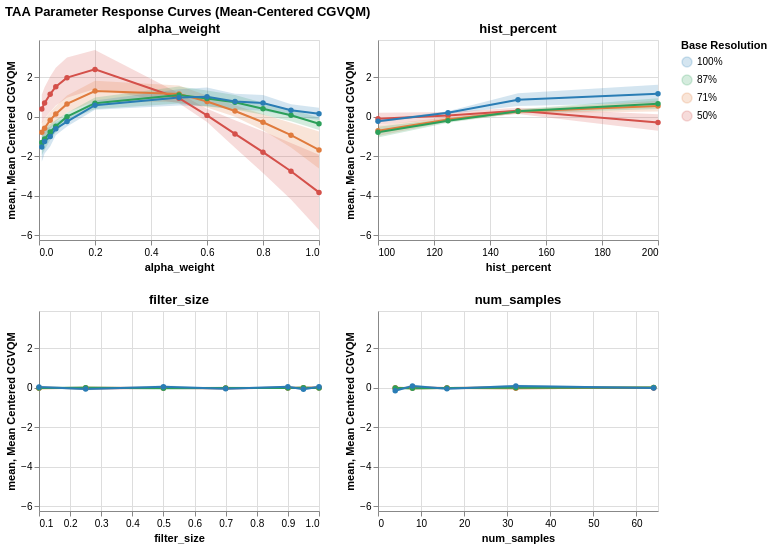

The notebook cell saved with this chart:
### Code cell
agg = df.groupby(['parameter', 'resolution', 'value'])['score_centered'].agg(['mean', 'std', 'count']).reset_index()
agg['ci95'] = 1.96 * (agg['std'] / np.sqrt(agg['count']))
agg['resolution'] = agg['resolution'].astype(str) + '%'

y_min = (agg['mean'] - agg['ci95']).min() - 0.5
y_max = (agg['mean'] + agg['ci95']).max() + 0.5
y_scale = alt.Scale(domain=[y_min, y_max])

charts = []
for param in PARAMS:
    sub = agg[agg['parameter'] == param]
    band = alt.Chart(sub).mark_errorband(opacity=0.2).encode(
        x=alt.X('value:Q', title=param),
        y=alt.Y('mean:Q', scale=y_scale),
        yError='ci95:Q',
        color=alt.Color('resolution:N', scale=color_scale, sort=res_order)
    )
    line = alt.Chart(sub).mark_line(point=True).encode(
        x=alt.X('value:Q', title=param),
        y=alt.Y('mean:Q', title='Mean Centered CGVQM', scale=y_scale),
        color=alt.Color('resolution:N', title='Base Resolution', scale=color_scale, sort=res_order),
        tooltip=['resolution', 'value', alt.Tooltip('mean:Q', format='.3f'), alt.Tooltip('ci95:Q', format='.3f')]
    )
    charts.append((band + line).properties(title=f'{param}', width=280, height=200))

alt.vconcat(*[alt.hconcat(*charts[:2]), alt.hconcat(*charts[2:])]).resolve_scale(color='shared').properties(
    title='TAA Parameter Response Curves (Mean-Centered CGVQM)'
)

### Figure 1 — Vega-Lite specification as saved in the notebook (floating-point values rounded to 4 significant figures)
{"config": {"view": {"continuousWidth": 300, "continuousHeight": 300}}, "vconcat": [{"hconcat": [{"layer": [{"mark": {"type": "errorband", "opacity": 0.2}, "encoding": {"color": {"field": "resolution", "scale": {"domain": ["100%", "87%", "71%", "50%"], "range": ["#2a7db5", "#2ca05a", "#e07b3d", "#d4504a"]}, "sort": ["100%", "87%", "71%", "50%"], "type": "nominal"}, "x": {"field": "value", "title": "alpha_weight", "type": "quantitative"}, "y": {"field": "mean", "scale": {"domain": [-6.231, 3.894]}, "type": "quantitative"}, "yError": {"field": "ci95"}}}, {"mark": {"type": "line", "point": true}, "encoding": {"color": {"field": "resolution", "scale": {"domain": ["100%", "87%", "71%", "50%"], "range": ["#2a7db5", "#2ca05a", "#e07b3d", "#d4504a"]}, "sort": ["100%", "87%", "71%", "50%"], "title": "Base Resolution", "type": "nominal"}, "tooltip": [{"field": "resolution", "type": "nominal"}, {"field": "value", "type": "quantitative"}, {"field": "mean", "format": ".3f", "type": "quantitative"}, {"field": "ci95", "format": ".3f", "type": "quantitative"}], "x": {"field": "value", "title": "alpha_weight", "type": "quantitative"}, "y": {"field": "mean", "scale": {"domain": [-6.231, 3.894]}, "title": "Mean Centered CGVQM", "type": "quantitative"}}}], "data": {"name": "data-a37786aceaeb7ef68b55a6f310a97aad"}, "height": 200, "title": "alpha_weight", "width": 280}, {"layer": [{"mark": {"type": "errorband", "opacity": 0.2}, "encoding": {"color": {"field": "resolution", "scale": {"domain": ["100%", "87%", "71%", "50%"], "range": ["#2a7db5", "#2ca05a", "#e07b3d", "#d4504a"]}, "sort": ["100%", "87%", "71%", "50%"], "type": "nominal"}, "x": {"field": "value", "title": "hist_percent", "type": "quantitative"}, "y": {"field": "mean", "scale": {"domain": [-6.231, 3.894]}, "type": "quantitative"}, "yError": {"field": "ci95"}}}, {"mark": {"type": "line", "point": true}, "encoding": {"color": {"field": "resolution", "scale": {"domain": ["100%", "87%", "71%", "50%"], "range": ["#2a7db5", "#2ca05a", "#e07b3d", "#d4504a"]}, "sort": ["100%", "87%", "71%", "50%"], "title": "Base Resolution", "type": "nominal"}, "tooltip": [{"field": "resolution", "type": "nominal"}, {"field": "value", "type": "quantitative"}, {"field": "mean", "format": ".3f", "type": "quantitative"}, {"field": "ci95", "format": ".3f", "type": "quantitative"}], "x": {"field": "value", "title": "hist_percent", "type": "quantitative"}, "y": {"field": "mean", "scale": {"domain": [-6.231, 3.894]}, "title": "Mean Centered CGVQM", "type": "quantitative"}}}], "data": {"name": "data-b74fc9f774b780abb9ab93ffc0e676b2"}, "height": 200, "title": "hist_percent", "width": 280}]}, {"hconcat": [{"layer": [{"mark": {"type": "errorband", "opacity": 0.2}, "encoding": {"color": {"field": "resolution", "scale": {"domain": ["100%", "87%", "71%", "50%"], "range": ["#2a7db5", "#2ca05a", "#e07b3d", "#d4504a"]}, "sort": ["100%", "87%", "71%", "50%"], "type": "nominal"}, "x": {"field": "value", "title": "filter_size", "type": "quantitative"}, "y": {"field": "mean", "scale": {"domain": [-6.231, 3.894]}, "type": "quantitative"}, "yError": {"field": "ci95"}}}, {"mark": {"type": "line", "point": true}, "encoding": {"color": {"field": "resolution", "scale": {"domain": ["100%", "87%", "71%", "50%"], "range": ["#2a7db5", "#2ca05a", "#e07b3d", "#d4504a"]}, "sort": ["100%", "87%", "71%", "50%"], "title": "Base Resolution", "type": "nominal"}, "tooltip": [{"field": "resolution", "type": "nominal"}, {"field": "value", "type": "quantitative"}, {"field": "mean", "format": ".3f", "type": "quantitative"}, {"field": "ci95", "format": ".3f", "type": "quantitative"}], "x": {"field": "value", "title": "filter_size", "type": "quantitative"}, "y": {"field": "mean", "scale": {"domain": [-6.231, 3.894]}, "title": "Mean Centered CGVQM", "type": "quantitative"}}}], "data": {"name": "data-c022852dc4eb75a7e86ccadc9dd23d0e"}, "height": 200, "title": "filter_size", "width": 280}, {"layer": [{"mark": {"type": "errorband", "opacity": 0.2}, "encoding": {"color": {"field": "resolution", "scale": {"domain": ["100%", "87%", "71%", "50%"], "range": ["#2a7db5", "#2ca05a", "#e07b3d", "#d4504a"]}, "sort": ["100%", "87%", "71%", "50%"], "type": "nominal"}, "x": {"field": "value", "title": "num_samples", "type": "quantitative"}, "y": {"field": "mean", "scale": {"domain": [-6.231, 3.894]}, "type": "quantitative"}, "yError": {"field": "ci95"}}}, {"mark": {"type": "line", "point": true}, "encoding": {"color": {"field": "resolution", "scale": {"domain": ["100%", "87%", "71%", "50%"], "range": ["#2a7db5", "#2ca05a", "#e07b3d", "#d4504a"]}, "sort": ["100%", "87%", "71%", "50%"], "title": "Base Resolution", "type": "nominal"}, "tooltip": [{"field": "resolution", "type": "nominal"}, {"field": "value", "type": "quantitative"}, {"field": "mean", "format": ".3f", "type": "quantitative"}, {"field": "ci95", "format": ".3f", "type": "quantitative"}], "x": {"field": "value", "title": "num_samples", "type": "quantitative"}, "y": {"field": "mean", "scale": {"domain": [-6.231, 3.894]}, "title": "Mean Centered CGVQM", "type": "quantitative"}}}], "data": {"name": "data-c95fedadc9f8c018bb00315ea87b1859"}, "height": 200, "title": "num_samples", "width": 280}]}], "resolve": {"scale": {"color": "shared"}}, "title": "TAA Parameter Response Curves (Mean-Centered CGVQM)", "$schema": "https://vega.github.io/schema/vega-lite/v6.1.0.json", "datasets": {"data-a37786aceaeb7ef68b55a6f310a97aad": [{"parameter": "alpha_weight", "resolution": "50%", "value": 0.01, "mean": 0.4043, "std": 1.684, "count": 21, "ci95": 0.7201}, {"parameter": "alpha_weight", "resolution": "50%", "value": 0.02, "mean": 0.7104, "std": 1.858, "count": 21, "ci95": 0.7945}, {"parameter": "alpha_weight", "resolution": "50%", "value": 0.04, "mean": 1.151, "std": 2.089, "count": 21, "ci95": 0.8934}, {"parameter": "alpha_weight", "resolution": "50%", "value": 0.06, "mean": 1.532, "std": 2.242, "count": 21, "ci95": 0.9587}, {"parameter": "alpha_weight", "resolution": "50%", "value": 0.1, "mean": 1.989, "std": 2.371, "count": 21, "ci95": 1.014}, {"parameter": "alpha_weight", "resolution": "50%", "value": 0.2, "mean": 2.407, "std": 2.31, "count": 21, "ci95": 0.9878}, {"parameter": "alpha_weight", "resolution": "50%", "value": 0.5, "mean": 0.9464, "std": 0.5988, "count": 21, "ci95": 0.2561}, {"parameter": "alpha_weight", "resolution": "50%", "value": 0.6, "mean": 0.07821, "std": 0.7871, "count": 21, "ci95": 0.3366}, {"parameter": "alpha_weight", "resolution": "50%", "value": 0.7, "mean": -0.8608, "std": 1.621, "count": 21, "ci95": 0.6934}, {"parameter": "alpha_weight", "resolution": "50%", "value": 0.8, "mean": -1.783, "std": 2.468, "count": 21, "ci95": 1.056}, {"parameter": "alpha_weight", "resolution": "50%", "value": 0.9, "mean": -2.753, "std": 3.35, "count": 21, "ci95": 1.433}, {"parameter": "alpha_weight", "resolution": "50%", "value": 1.0, "mean": -3.822, "std": 4.464, "count": 21, "ci95": 1.909}, {"parameter": "alpha_weight", "resolution": "71%", "value": 0.01, "mean": -0.7701, "std": 1.188, "count": 21, "ci95": 0.508}, {"parameter": "alpha_weight", "resolution": "71%", "value": 0.02, "mean": -0.5705, "std": 1.098, "count": 21, "ci95": 0.4695}, {"parameter": "alpha_weight", "resolution": "71%", "value": 0.04, "mean": -0.1637, "std": 0.961, "count": 21, "ci95": 0.411}, {"parameter": "alpha_weight", "resolution": "71%", "value": 0.06, "mean": 0.1496, "std": 0.9182, "count": 21, "ci95": 0.3927}, {"parameter": "alpha_weight", "resolution": "71%", "value": 0.1, "mean": 0.6587, "std": 1.009, "count": 21, "ci95": 0.4315}, {"parameter": "alpha_weight", "resolution": "71%", "value": 0.2, "mean": 1.313, "std": 1.214, "count": 21, "ci95": 0.519}, {"parameter": "alpha_weight", "resolution": "71%", "value": 0.5, "mean": 1.166, "std": 0.9795, "count": 21, "ci95": 0.4189}, {"parameter": "alpha_weight", "resolution": "71%", "value": 0.6, "mean": 0.7842, "std": 0.7136, "count": 21, "ci95": 0.3052}, {"parameter": "alpha_weight", "resolution": "71%", "value": 0.7, "mean": 0.2986, "std": 0.688, "count": 21, "ci95": 0.2943}, {"parameter": "alpha_weight", "resolution": "71%", "value": 0.8, "mean": -0.2698, "std": 0.9456, "count": 21, "ci95": 0.4044}, {"parameter": "alpha_weight", "resolution": "71%", "value": 0.9, "mean": -0.9235, "std": 1.459, "count": 21, "ci95": 0.624}, {"parameter": "alpha_weight", "resolution": "71%", "value": 1.0, "mean": -1.673, "std": 2.182, "count": 21, "ci95": 0.9331}, {"parameter": "alpha_weight", "resolution": "87%", "value": 0.01, "mean": -1.298, "std": 1.498, "count": 21, "ci95": 0.6406}, {"parameter": "alpha_weight", "resolution": "87%", "value": 0.02, "mean": -1.113, "std": 1.289, "count": 21, "ci95": 0.5513}, {"parameter": "alpha_weight", "resolution": "87%", "value": 0.04, "mean": -0.7645, "std": 0.9472, "count": 21, "ci95": 0.4051}, {"parameter": "alpha_weight", "resolution": "87%", "value": 0.06, "mean": -0.4749, "std": 0.7408, "count": 21, "ci95": 0.3169}, {"parameter": "alpha_weight", "resolution": "87%", "value": 0.1, "mean": 0.01182, "std": 0.4534, "count": 21, "ci95": 0.1939}, {"parameter": "alpha_weight", "resolution": "87%", "value": 0.2, "mean": 0.6966, "std": 0.6793, "count": 21, "ci95": 0.2905}, {"parameter": "alpha_weight", "resolution": "87%", "value": 0.5, "mean": 1.107, "std": 1.001, "count": 21, "ci95": 0.4281}, {"parameter": "alpha_weight", "resolution": "87%", "value": 0.6, "mean": 0.935, "std": 0.9401, "count": 21, "ci95": 0.4021}, {"parameter": "alpha_weight", "resolution": "87%", "value": 0.7, "mean": 0.7436, "std": 0.856, "count": 21, "ci95": 0.3661}, {"parameter": "alpha_weight", "resolution": "87%", "value": 0.8, "mean": 0.4182, "std": 0.7094, "count": 21, "ci95": 0.3034}, {"parameter": "alpha_weight", "resolution": "87%", "value": 0.9, "mean": 0.08185, "std": 0.6943, "count": 21, "ci95": 0.297}, {"parameter": "alpha_weight", "resolution": "87%", "value": 1.0, "mean": -0.3442, "std": 0.7371, "count": 21, "ci95": 0.3153}, {"parameter": "alpha_weight", "resolution": "100%", "value": 0.01, "mean": -1.524, "std": 1.731, "count": 21, "ci95": 0.7402}, {"parameter": "alpha_weight", "resolution": "100%", "value": 0.02, "mean": -1.242, "std": 1.418, "count": 21, "ci95": 0.6066}, {"parameter": "alpha_weight", "resolution": "100%", "value": 0.04, "mean": -0.9964, "std": 1.173, "count": 21, "ci95": 0.5016}, {"parameter": "alpha_weight", "resolution": "100%", "value": 0.06, "mean": -0.5958, "std": 0.7789, "count": 21, "ci95": 0.3332}, {"parameter": "alpha_weight", "resolution": "100%", "value": 0.1, "mean": -0.2349, "std": 0.5791, "count": 21, "ci95": 0.2477}, {"parameter": "alpha_weight", "resolution": "100%", "value": 0.2, "mean": 0.5958, "std": 0.5463, "count": 21, "ci95": 0.2337}, {"parameter": "alpha_weight", "resolution": "100%", "value": 0.5, "mean": 0.9852, "std": 0.9621, "count": 21, "ci95": 0.4115}, {"parameter": "alpha_weight", "resolution": "100%", "value": 0.6, "mean": 1.021, "std": 1.094, "count": 21, "ci95": 0.4679}, {"parameter": "alpha_weight", "resolution": "100%", "value": 0.7, "mean": 0.7793, "std": 0.9122, "count": 21, "ci95": 0.3902}, {"parameter": "alpha_weight", "resolution": "100%", "value": 0.8, "mean": 0.7097, "std": 0.9314, "count": 21, "ci95": 0.3983}, {"parameter": "alpha_weight", "resolution": "100%", "value": 0.9, "mean": 0.3406, "std": 0.718, "count": 21, "ci95": 0.3071}, {"parameter": "alpha_weight", "resolution": "100%", "value": 1.0, "mean": 0.1614, "std": 0.7233, "count": 21, "ci95": 0.3094}], "data-b74fc9f774b780abb9ab93ffc0e676b2": [{"parameter": "hist_percent", "resolution": "50%", "value": 100.0, "mean": -0.09623, "std": 0.7137, "count": 21, "ci95": 0.3053}, {"parameter": "hist_percent", "resolution": "50%", "value": 125.0, "mean": 0.07059, "std": 0.4068, "count": 21, "ci95": 0.174}, {"parameter": "hist_percent", "resolution": "50%", "value": 150.0, "mean": 0.3084, "std": 0.3748, "count": 21, "ci95": 0.1603}, {"parameter": "hist_percent", "resolution": "50%", "value": 200.0, "mean": -0.2827, "std": 0.9688, "count": 21, "ci95": 0.4143}, {"parameter": "hist_percent", "resolution": "71%", "value": 100.0, "mean": -0.6941, "std": 0.6321, "count": 21, "ci95": 0.2704}, {"parameter": "hist_percent", "resolution": "71%", "value": 125.0, "mean": -0.1303, "std": 0.254, "count": 21, "ci95": 0.1086}, {"parameter": "hist_percent", "resolution": "71%", "value": 150.0, "mean": 0.2776, "std": 0.2383, "count": 21, "ci95": 0.1019}, {"parameter": "hist_percent", "resolution": "71%", "value": 200.0, "mean": 0.5469, "std": 0.6488, "count": 21, "ci95": 0.2775}, {"parameter": "hist_percent", "resolution": "87%", "value": 100.0, "mean": -0.7704, "std": 0.6283, "count": 21, "ci95": 0.2687}, {"parameter": "hist_percent", "resolution": "87%", "value": 125.0, "mean": -0.1896, "std": 0.2442, "count": 21, "ci95": 0.1045}, {"parameter": "hist_percent", "resolution": "87%", "value": 150.0, "mean": 0.2892, "std": 0.2411, "count": 21, "ci95": 0.1031}, {"parameter": "hist_percent", "resolution": "87%", "value": 200.0, "mean": 0.6709, "std": 0.6349, "count": 21, "ci95": 0.2715}, {"parameter": "hist_percent", "resolution": "100%", "value": 100.0, "mean": -0.2164, "std": 0.1566, "count": 21, "ci95": 0.06699}, {"parameter": "hist_percent", "resolution": "100%", "value": 125.0, "mean": 0.2164, "std": 0.1566, "count": 21, "ci95": 0.06699}, {"parameter": "hist_percent", "resolution": "100%", "value": 150.0, "mean": 0.8745, "std": 0.746, "count": 20, "ci95": 0.3269}, {"parameter": "hist_percent", "resolution": "100%", "value": 200.0, "mean": 1.174, "std": 1.049, "count": 20, "ci95": 0.4597}], "data-c022852dc4eb75a7e86ccadc9dd23d0e": [{"parameter": "filter_size", "resolution": "50%", "value": 0.1, "mean": 0.00597, "std": 0.06686, "count": 21, "ci95": 0.02859}, {"parameter": "filter_size", "resolution": "50%", "value": 0.25, "mean": -0.02172, "std": 0.1358, "count": 21, "ci95": 0.05808}, {"parameter": "filter_size", "resolution": "50%", "value": 0.5, "mean": -0.0003763, "std": 0.06012, "count": 21, "ci95": 0.02572}, {"parameter": "filter_size", "resolution": "50%", "value": 0.7, "mean": -0.0216, "std": 0.1373, "count": 20, "ci95": 0.06016}, {"parameter": "filter_size", "resolution": "50%", "value": 0.9, "mean": 0.002953, "std": 0.06722, "count": 21, "ci95": 0.02875}, {"parameter": "filter_size", "resolution": "50%", "value": 0.95, "mean": -0.005582, "std": 0.1052, "count": 21, "ci95": 0.04499}, {"parameter": "filter_size", "resolution": "50%", "value": 1.0, "mean": 0.01876, "std": 0.06625, "count": 21, "ci95": 0.02834}, {"parameter": "filter_size", "resolution": "71%", "value": 0.1, "mean": -0.01838, "std": 0.1267, "count": 21, "ci95": 0.05421}, {"parameter": "filter_size", "resolution": "71%", "value": 0.25, "mean": 0.006358, "std": 0.1194, "count": 21, "ci95": 0.05105}, {"parameter": "filter_size", "resolution": "71%", "value": 0.5, "mean": -0.0008319, "std": 0.08926, "count": 21, "ci95": 0.03818}, {"parameter": "filter_size", "resolution": "71%", "value": 0.7, "mean": 0.002233, "std": 0.1215, "count": 21, "ci95": 0.05198}, {"parameter": "filter_size", "resolution": "71%", "value": 0.9, "mean": 0.001885, "std": 0.07599, "count": 21, "ci95": 0.0325}, {"parameter": "filter_size", "resolution": "71%", "value": 0.95, "mean": 0.01174, "std": 0.1291, "count": 21, "ci95": 0.05521}, {"parameter": "filter_size", "resolution": "71%", "value": 1.0, "mean": -0.003, "std": 0.08565, "count": 21, "ci95": 0.03663}, {"parameter": "filter_size", "resolution": "87%", "value": 0.1, "mean": -0.0003995, "std": 0.1162, "count": 21, "ci95": 0.04972}, {"parameter": "filter_size", "resolution": "87%", "value": 0.25, "mean": 0.003707, "std": 0.1568, "count": 21, "ci95": 0.06707}, {"parameter": "filter_size", "resolution": "87%", "value": 0.5, "mean": -0.01181, "std": 0.1115, "count": 21, "ci95": 0.04768}, {"parameter": "filter_size", "resolution": "87%", "value": 0.7, "mean": 0.0005546, "std": 0.1398, "count": 21, "ci95": 0.05981}, {"parameter": "filter_size", "resolution": "87%", "value": 0.9, "mean": -0.005117, "std": 0.1147, "count": 21, "ci95": 0.04905}, {"parameter": "filter_size", "resolution": "87%", "value": 0.95, "mean": 0.01252, "std": 0.1518, "count": 21, "ci95": 0.06493}, {"parameter": "filter_size", "resolution": "87%", "value": 1.0, "mean": 0.0005393, "std": 0.1183, "count": 21, "ci95": 0.05058}, {"parameter": "filter_size", "resolution": "100%", "value": 0.1, "mean": 0.05166, "std": 0.1245, "count": 21, "ci95": 0.05324}, {"parameter": "filter_size", "resolution": "100%", "value": 0.25, "mean": -0.05677, "std": 0.1337, "count": 21, "ci95": 0.05718}, {"parameter": "filter_size", "resolution": "100%", "value": 0.5, "mean": 0.06428, "std": 0.1217, "count": 20, "ci95": 0.05333}, {"parameter": "filter_size", "resolution": "100%", "value": 0.7, "mean": -0.04498, "std": 0.1243, "count": 21, "ci95": 0.05316}, {"parameter": "filter_size", "resolution": "100%", "value": 0.9, "mean": 0.06463, "std": 0.1155, "count": 21, "ci95": 0.04939}, {"parameter": "filter_size", "resolution": "100%", "value": 0.95, "mean": -0.0699, "std": 0.1118, "count": 21, "ci95": 0.04781}, {"parameter": "filter_size", "resolution": "100%", "value": 1.0, "mean": 0.05536, "std": 0.1258, "count": 21, "ci95": 0.0538}], "data-c95fedadc9f8c018bb00315ea87b1859": [{"parameter": "num_samples", "resolution": "50%", "value": 4.0, "mean": -0.02837, "std": 0.1037, "count": 21, "ci95": 0.04434}, {"parameter": "num_samples", "resolution": "50%", "value": 8.0, "mean": 0.02163, "std": 0.1206, "count": 21, "ci95": 0.05159}, {"parameter": "num_samples", "resolution": "50%", "value": 16.0, "mean": -0.008243, "std": 0.0756, "count": 21, "ci95": 0.03233}, {"parameter": "num_samples", "resolution": "50%", "value": 32.0, "mean": 0.01984, "std": 0.125, "count": 21, "ci95": 0.05346}, {"parameter": "num_samples", "resolution": "50%", "value": 64.0, "mean": -0.004847, "std": 0.08296, "count": 21, "ci95": 0.03548}, {"parameter": "num_samples", "resolution": "71%", "value": 4.0, "mean": 0.01487, "std": 0.1111, "count": 21, "ci95": 0.04751}, {"parameter": "num_samples", "resolution": "71%", "value": 8.0, "mean": -0.02208, "std": 0.1382, "count": 21, "ci95": 0.05909}, {"parameter": "num_samples", "resolution": "71%", "value": 16.0, "mean": 0.000811, "std": 0.09399, "count": 21, "ci95": 0.0402}, {"parameter": "num_samples", "resolution": "71%", "value": 32.0, "mean": -0.01096, "std": 0.1548, "count": 21, "ci95": 0.06621}, {"parameter": "num_samples", "resolution": "71%", "value": 64.0, "mean": 0.01737, "std": 0.1039, "count": 21, "ci95": 0.04446}, {"parameter": "num_samples", "resolution": "87%", "value": 4.0, "mean": -0.007697, "std": 0.1185, "count": 21, "ci95": 0.05069}, {"parameter": "num_samples", "resolution": "87%", "value": 8.0, "mean": -0.01143, "std": 0.1553, "count": 21, "ci95": 0.06643}, {"parameter": "num_samples", "resolution": "87%", "value": 16.0, "mean": -0.005122, "std": 0.1243, "count": 21, "ci95": 0.05315}, {"parameter": "num_samples", "resolution": "87%", "value": 32.0, "mean": 0.007541, "std": 0.1625, "count": 21, "ci95": 0.06948}, {"parameter": "num_samples", "resolution": "87%", "value": 64.0, "mean": 0.01671, "std": 0.09382, "count": 21, "ci95": 0.04013}, {"parameter": "num_samples", "resolution": "100%", "value": 4.0, "mean": -0.1401, "std": 0.1358, "count": 21, "ci95": 0.0581}, {"parameter": "num_samples", "resolution": "100%", "value": 8.0, "mean": 0.1031, "std": 0.1522, "count": 21, "ci95": 0.06511}, {"parameter": "num_samples", "resolution": "100%", "value": 16.0, "mean": -0.04767, "std": 0.1126, "count": 21, "ci95": 0.04814}, {"parameter": "num_samples", "resolution": "100%", "value": 32.0, "mean": 0.09287, "std": 0.159, "count": 21, "ci95": 0.06802}, {"parameter": "num_samples", "resolution": "100%", "value": 64.0, "mean": -0.008204, "std": 0.1027, "count": 21, "ci95": 0.04391}]}}
